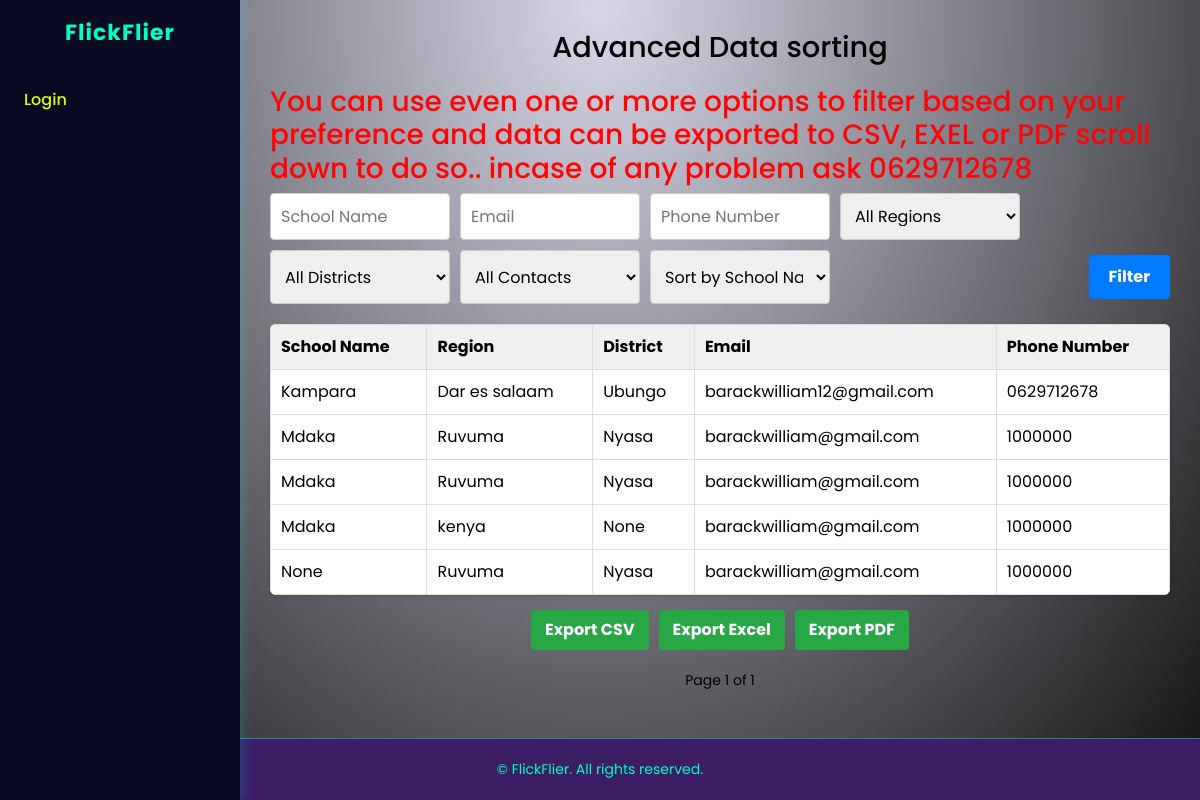
/entries/, run on an earlier commit of the app's database.
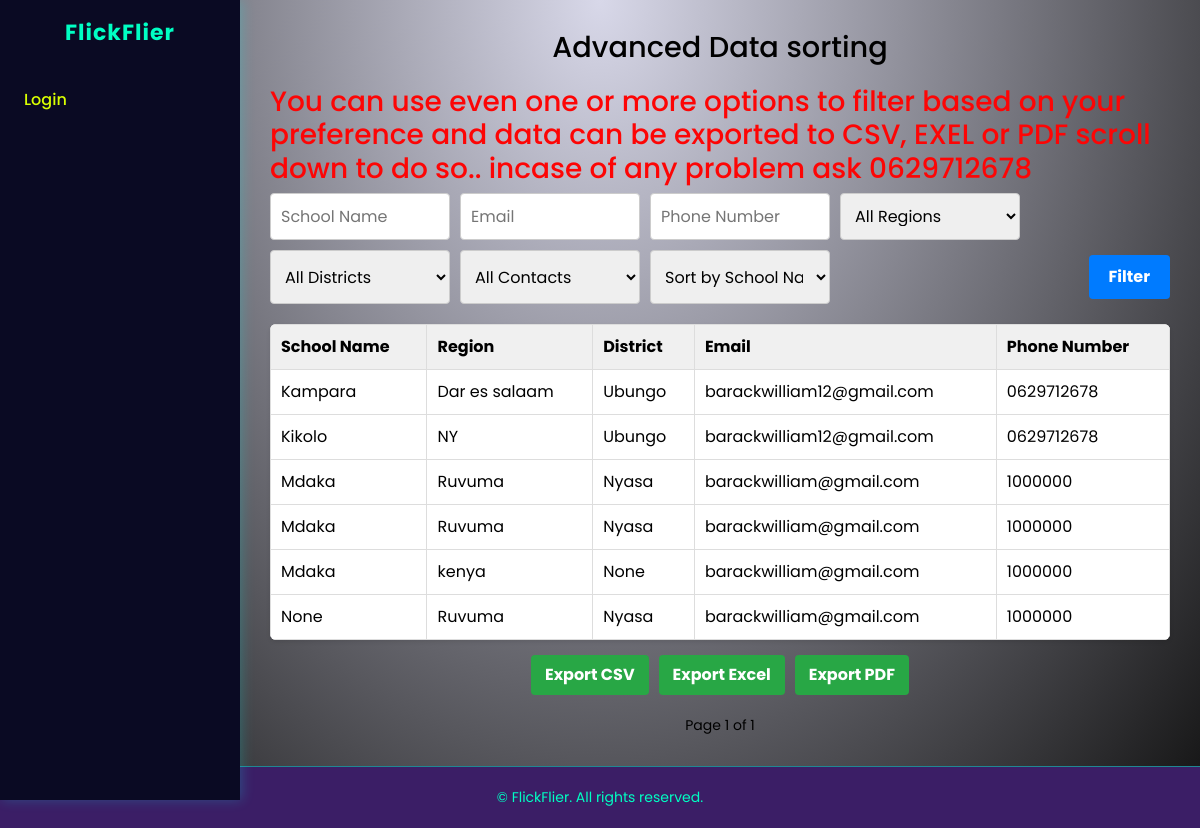
And on a later commit of the database.
### Email_app/models.py (models this page shows, shortened)
class EmailEntry(models.Model):
    user = models.ForeignKey(User, on_delete=models.CASCADE)
    region = models.CharField(max_length=100)
    district = models.CharField(max_length=100)
    school_name = models.CharField(max_length=200)
    email = models.EmailField(blank=True,null=True)
    phone_number = models.CharField(max_length=20,blank=True,null=True)

### Email_app/views.py (the view, shortened to what this page needs)
# urls.py: path('entries/', views.emailentry_list, name='emailentry_list'),
def emailentry_list(request):
    email        = request.GET.get('email', '')
    phone        = request.GET.get('phone', '')
    region       = request.GET.get('region', '')
    district     = request.GET.get('district', '')
    school_name  = request.GET.get('school_name', '')
    order_by_col = request.GET.get('order_by', 'school_name')
    order_dir    = request.GET.get('order_dir', 'asc')
    contact_type = request.GET.get('contact_type', '')
    export       = request.GET.get('export', '')
    entries = EmailEntry.objects.all()
    if email:
        entries = entries.filter(email__icontains=email)
    if phone:
        entries = entries.filter(phone_number__icontains=phone)
    if region:
        entries = entries.filter(region=region)
    if district:
        entries = entries.filter(district=district)
    if school_name:
        entries = entries.filter(school_name__icontains=school_name)
    if contact_type == 'email_only':
        entries = entries.filter(email__isnull=False).exclude(email='') \
                         .filter(Q(phone_number__isnull=True) | Q(phone_number=''))
    elif contact_type == 'phone_only':
        entries = entries.filter(phone_number__isnull=False).exclude(phone_number='') \
                         .filter(Q(email__isnull=True) | Q(email=''))
    elif contact_type == 'both':
        entries = entries.filter(email__isnull=False).exclude(email='') \
                         .filter(phone_number__isnull=False).exclude(phone_number='')
    elif contact_type == 'one_only':
        entries = entries.filter(
            (Q(email__isnull=False) & ~Q(email='') & (Q(phone_number__isnull=True) | Q(phone_number=''))) |
            (Q(phone_number__isnull=False) & ~Q(phone_number='') & (Q(email__isnull=True) | Q(email='')))
        )
    prefix = '-' if order_dir == 'desc' else ''
    entries = entries.order_by(f'{prefix}{order_by_col}')
    if export == 'pdf':
        return render_to_pdf('pdf_template.html', {'entries': entries})
    if export == 'excel':
        return export_to_excel(entries)
    paginator = Paginator(entries, 10)
    page_obj = paginator.get_page(request.GET.get('page'))
    regions   = EmailEntry.objects.values_list('region', flat=True).distinct()
    districts = EmailEntry.objects.values_list('district', flat=True).distinct()
    context = {
        'entries': page_obj,
        'page_obj': page_obj,
        'filters': {
            'email': email,
            'phone': phone,
            'region': region,
            'district': district,
            'school_name': school_name,
            'contact_type': contact_type,
        },
        'order_by': order_by_col,
        'order_dir': order_dir,
        'regions': regions,
        'districts': districts,
    }
    return render(request, 'emailentry_list.html', context)

### templates/emailentry_list.html (shortened to what this page needs)
{% extends 'base.html' %}
{% block content %}
<h1>Advanced Data sorting</h1>
<marquee behavior="scroll" direction="left" style="color:rgb(253, 5, 5)">
<h3>You can use even one or more options to filter based on your preference and data can be exported to CSV, EXEL or PDF scroll down to do so.. incase of any problem ask 0629712678</h3></marquee>
<form method="get">
    <div class="filters">
        <input type="text" name="school_name" placeholder="School Name" value="{{ filters.school_name }}">
        <input type="text" name="email" placeholder="Email" value="{{ filters.email }}">
        <input type="text" name="phone" placeholder="Phone Number" value="{{ filters.phone }}">
        <select name="region">
            <option value="">All Regions</option>
        </select>
        <select name="district">
            <option value="">All Districts</option>
        </select>
        <select name="contact_type">
            <option value="">All Contacts</option>
        </select>
        <select name="order_by">
            <option value="school_name" {% if order_by == 'school_name' %}selected{% endif %}>Sort by School Name</option>
        </select>
        <button type="submit">Filter</button>
    </div>
</form>
<div class="table-wrapper">
    <table>
        <thead>
            <tr>
                <th>School Name</th>
                <th>Region</th>
                <th>District</th>
                <th>Email</th>
                <th>Phone Number</th>
            </tr>
        </thead>
        <tbody>
            {% for entry in entries %}
            <tr>
                <td>{{ entry.school_name }}</td>
                <td>{{ entry.region }}</td>
                <td>{{ entry.district }}</td>
                <td>{{ entry.email }}</td>
                <td>{{ entry.phone_number }}</td>
            </tr>
            {% empty %}
            <tr>
                <td colspan="5" style="text-align: center;">No entries found.</td>
            </tr>
            {% endfor %}
        </tbody>
    </table>
</div>
<div class="export-links">
    <a href="?{% for key, value in filters.items %}{% if value %}{{ key }}={{ value|urlencode }}&{% endif %}{% endfor %}export=csv">Export CSV</a>
    <a href="?{% for key, value in filters.items %}{% if value %}{{ key }}={{ value|urlencode }}&{% endif %}{% endfor %}export=excel">Export Excel</a>
    <a href="?{% for key, value in filters.items %}{% if value %}{{ key }}={{ value|urlencode }}&{% endif %}{% endfor %}export=pdf">Export PDF</a>
</div>
<div class="pagination">
    <span>Page {{ page_obj.number }} of {{ page_obj.paginator.num_pages }}</span>
</div>
</div>
{% endblock %}

What changed in the data, as far as the page shows it:
added EmailEntry: school_name "Kikolo", region "NY", district "Ubungo", email "barackwilliam12@gmail.com", phone_number "0629712678"
